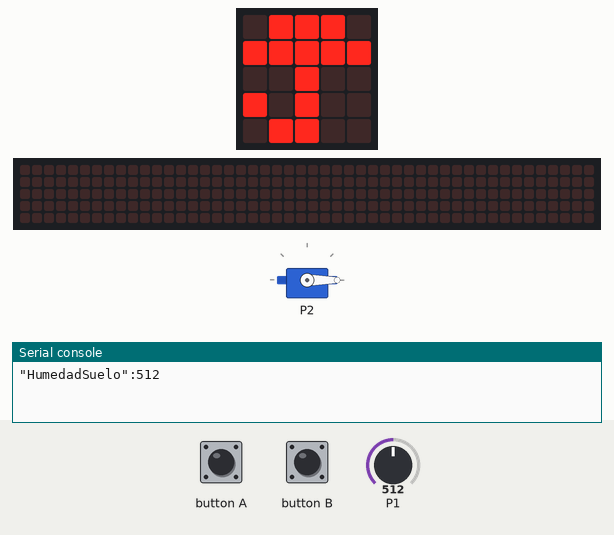
The program below on a simulated BBC micro:bit (MakeCode). Shown: the board's 5×5 LED display, servo, a strip that is not on the board, showing the scrolling text unrolled, the last lines printed to the serial console. The test bench sets the inputs (shaded band); at power-on: P1 = 512 (analog values on the 0–1023 scale). The 48×5 strip is a reading aid, not a part: it shows the text the display is scrolling, unrolled, one strip-width of it at a time.

Above: at 1.2 s.
1.3 s: button A pressed for 0.15 s
At 1.52 s:
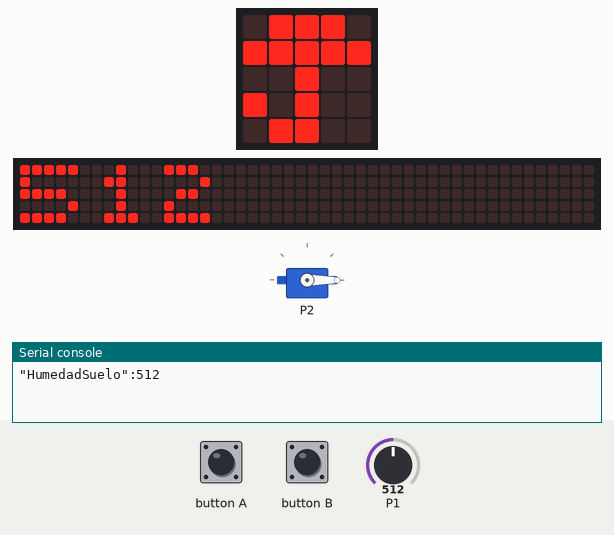
At 1.97 s:
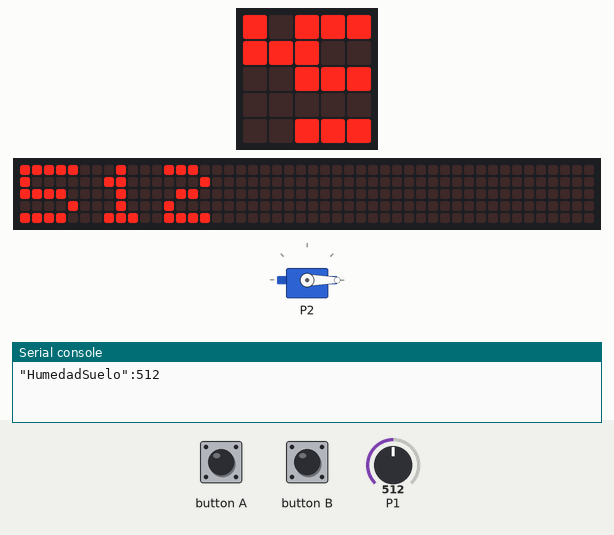
2.0 s: button A pressed for 0.15 s
2.7 s: button B pressed for 0.15 s
3.4 s: P1 set to 368
5.6 s: P1 set to 339
At 13.1 s:
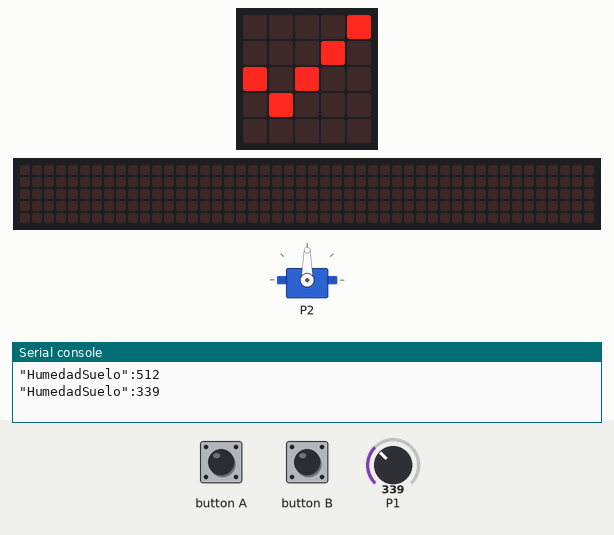
13.5 s: button A pressed for 0.15 s
At 13.72 s:
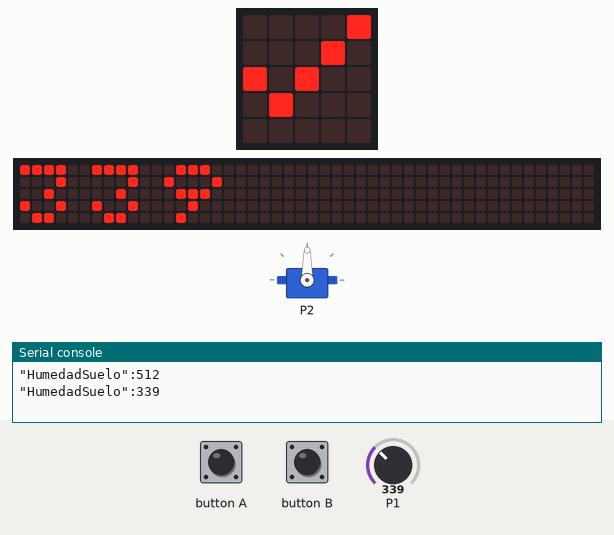
Timing chart, 0 to 15.2 s (numbered marks = the images above; inputs shaded):
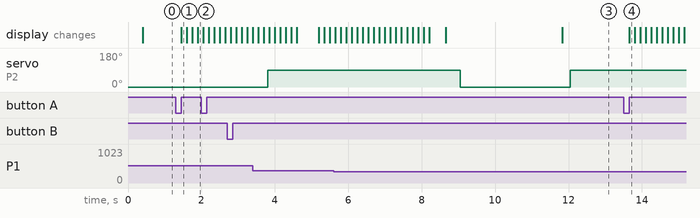

The program:

main.ts
```typescript
function EncenderRiego () {
    if (Humedad > 350) {
        basic.showLeds(`
            . # # # .
            # # # # #
            . . # . .
            # . # . .
            . # # . .
            `)
        pins.servoWritePin(AnalogPin.P2, 0)
        basic.pause(3000)
        pins.servoWritePin(AnalogPin.P2, 90)
        basic.pause(3000)
        pins.analogWritePin(AnalogPin.P0, 0)
    }
    basic.pause(5000)
}
function MedidaSensor () {
    Humedad = pins.analogReadPin(AnalogPin.P1)
    serial.writeValue("\"HumedadSuelo\"", Humedad)
}
input.onButtonPressed(Button.A, function () {
    basic.showNumber(Humedad)
})
input.onButtonPressed(Button.B, function () {
    basic.showLeds(`
        . # # # .
        # # # # #
        . . # . .
        # . # . .
        . # # . .
        `)
    pins.servoWritePin(AnalogPin.P2, 0)
    basic.pause(3000)
    pins.servoWritePin(AnalogPin.P2, 90)
    basic.pause(3000)
    pins.analogWritePin(AnalogPin.P2, 0)
})
let Humedad = 0
Humedad = 350
basic.forever(function () {
    MedidaSensor()
    basic.showLeds(`
        . . . . #
        . . . # .
        # . # . .
        . # . . .
        . . . . .
        `)
    EncenderRiego()
})
```

test.ts
```typescript
// aquí va el archivo "tests"; esto no se compilará cuando este paquete se utilice como una extensión.
```

Measured:
- the behaviour switches between 351 and 350 on P1 (found by bisection; images 2 and 3)
- after the input at 1.3 s, the display: changes after 0.15 s (image 1)
- after the input at 5.6 s, servo on P2: goes on until 12.1 s, then stays 90°
- after the input at 13.5 s, the display: changes after 0.15 s (image 4)
